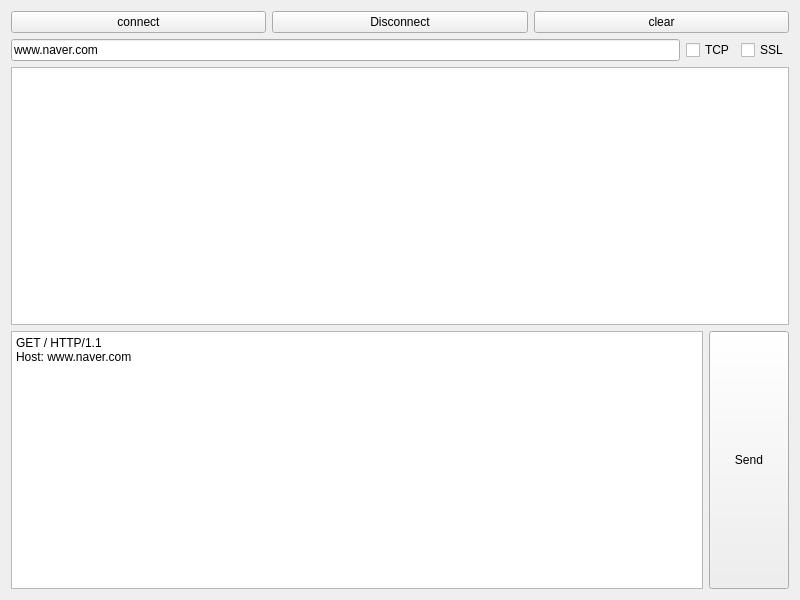
<?xml version="1.0" encoding="UTF-8"?>
<ui version="4.0">
 <class>Widget</class>
 <widget class="QWidget" name="Widget">
  <property name="geometry">
   <rect>
    <x>0</x>
    <y>0</y>
    <width>800</width>
    <height>600</height>
   </rect>
  </property>
  <property name="windowTitle">
   <string>Widget</string>
  </property>
  <layout class="QGridLayout" name="gridLayout_2">
   <item row="0" column="0">
    <layout class="QGridLayout" name="gridLayout">
     <item row="0" column="0">
      <layout class="QHBoxLayout" name="horizontalLayout">
       <item>
        <widget class="QPushButton" name="pbConnect">
         <property name="text">
          <string>connect</string>
         </property>
        </widget>
       </item>
       <item>
        <widget class="QPushButton" name="pbDisconnect">
         <property name="text">
          <string>Disconnect</string>
         </property>
        </widget>
       </item>
       <item>
        <widget class="QPushButton" name="pbClear">
         <property name="text">
          <string>clear</string>
         </property>
        </widget>
       </item>
      </layout>
     </item>
     <item row="1" column="0">
      <layout class="QHBoxLayout" name="horizontalLayout_2">
       <item>
        <widget class="QLineEdit" name="leHost">
         <property name="text">
          <string>www.naver.com</string>
         </property>
        </widget>
       </item>
       <item>
        <widget class="QCheckBox" name="cbTCP">
         <property name="text">
          <string>TCP</string>
         </property>
        </widget>
       </item>
       <item>
        <widget class="QCheckBox" name="cbSSL">
         <property name="text">
          <string>SSL</string>
         </property>
        </widget>
       </item>
      </layout>
     </item>
     <item row="2" column="0">
      <layout class="QHBoxLayout" name="horizontalLayout_5">
       <item>
        <widget class="QPlainTextEdit" name="pteMessage"/>
       </item>
       <item>
        <layout class="QVBoxLayout" name="verticalLayout_2">
         <item>
          <layout class="QVBoxLayout" name="verticalLayout"/>
         </item>
        </layout>
       </item>
      </layout>
     </item>
     <item row="3" column="0">
      <layout class="QHBoxLayout" name="horizontalLayout_4">
       <item>
        <widget class="QPlainTextEdit" name="pteSend">
         <property name="plainText">
          <string>GET / HTTP/1.1
Host: www.naver.com

</string>
         </property>
        </widget>
       </item>
       <item>
        <layout class="QHBoxLayout" name="horizontalLayout_3">
         <item>
          <widget class="QPushButton" name="pbSend">
           <property name="sizePolicy">
            <sizepolicy hsizetype="Maximum" vsizetype="Expanding">
             <horstretch>0</horstretch>
             <verstretch>0</verstretch>
            </sizepolicy>
           </property>
           <property name="text">
            <string>Send</string>
           </property>
          </widget>
         </item>
        </layout>
       </item>
      </layout>
     </item>
    </layout>
   </item>
  </layout>
 </widget>
 <resources/>
 <connections/>
</ui>
